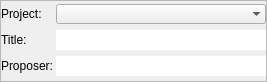
<?xml version="1.0" encoding="UTF-8"?>
<ui version="4.0">
 <class>Frame</class>
 <widget class="QFrame" name="Frame">
  <property name="geometry">
   <rect>
    <x>0</x>
    <y>0</y>
    <width>267</width>
    <height>82</height>
   </rect>
  </property>
  <property name="windowTitle">
   <string>Frame</string>
  </property>
  <property name="frameShape">
   <enum>QFrame::StyledPanel</enum>
  </property>
  <layout class="QGridLayout" name="gridLayout">
   <property name="leftMargin">
    <number>0</number>
   </property>
   <property name="topMargin">
    <number>0</number>
   </property>
   <property name="rightMargin">
    <number>0</number>
   </property>
   <property name="bottomMargin">
    <number>0</number>
   </property>
   <property name="spacing">
    <number>3</number>
   </property>
   <item row="0" column="1">
    <widget class="QComboBox" name="projectIDComboBox">
     <property name="sizePolicy">
      <sizepolicy hsizetype="MinimumExpanding" vsizetype="Fixed">
       <horstretch>0</horstretch>
       <verstretch>0</verstretch>
      </sizepolicy>
     </property>
     <property name="minimumSize">
      <size>
       <width>200</width>
       <height>0</height>
      </size>
     </property>
     <property name="frame">
      <bool>false</bool>
     </property>
    </widget>
   </item>
   <item row="1" column="0">
    <widget class="QLabel" name="label_2">
     <property name="text">
      <string>Title:</string>
     </property>
    </widget>
   </item>
   <item row="0" column="0">
    <widget class="QLabel" name="label">
     <property name="text">
      <string>Project:</string>
     </property>
    </widget>
   </item>
   <item row="2" column="0">
    <widget class="QLabel" name="label_4">
     <property name="text">
      <string>Proposer:</string>
     </property>
    </widget>
   </item>
   <item row="1" column="1">
    <widget class="QLineEdit" name="titleLineEdit">
     <property name="frame">
      <bool>false</bool>
     </property>
     <property name="readOnly">
      <bool>true</bool>
     </property>
    </widget>
   </item>
   <item row="2" column="1">
    <widget class="QLineEdit" name="proposerLineEdit">
     <property name="frame">
      <bool>false</bool>
     </property>
     <property name="readOnly">
      <bool>true</bool>
     </property>
    </widget>
   </item>
  </layout>
 </widget>
 <resources/>
 <connections/>
</ui>
